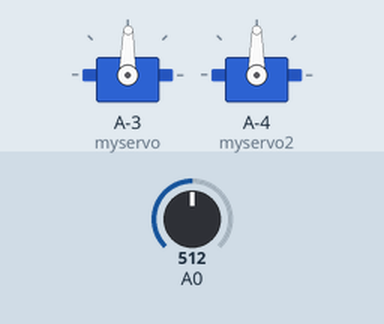
This sketch was run on a simulated ATtiny85, built with avr-gcc and run on an emulated ATtiny85. Parts: 2 × servo. The inputs (shaded band) are chosen by the test bench; at power-on: A0 = 512.

Above: at 2.2 s.
2.3 s: A0 set to 716
At 2.6 s:
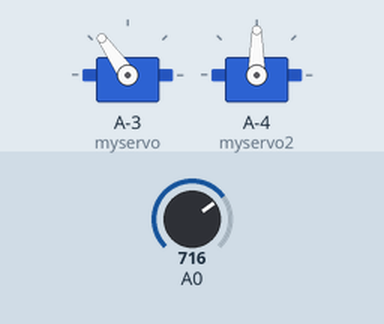
3.8 s: A0 set to 900
At 4.8 s:
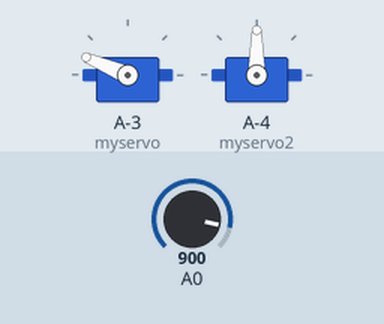
5.3 s: A0 set to 1023
At 5.8 s:
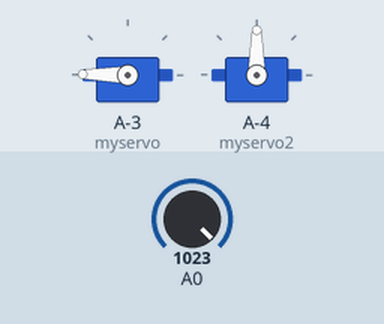
6.8 s: A0 set to 306
At 8.0 s:
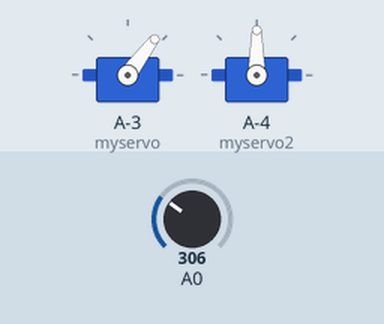
8.3 s: A0 set to 169
At 9.5 s:
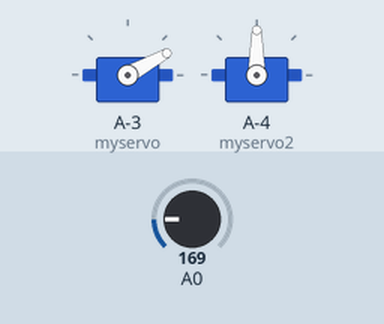
9.8 s: A0 set to 511
At 10.7 s:
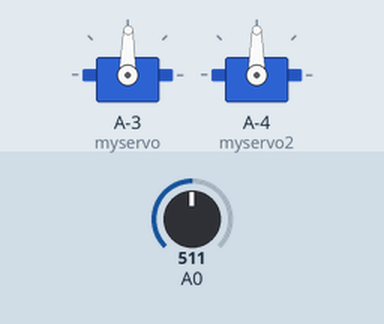
Timing chart, 0 to 12.3 s (numbered marks = the images above; inputs shaded):
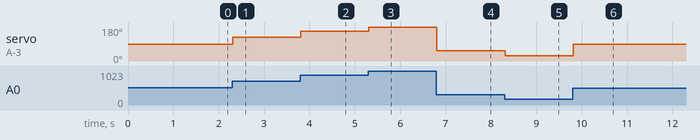

Measured:
- after the input at 2.3 s, servo on A-3 (myservo): 89° → 125° at once
- after the input at 3.8 s, servo on A-3 (myservo): 125° → 157° at once
- after the input at 5.3 s, servo on A-3 (myservo): 157° → 179° at once
- after the input at 6.8 s, servo on A-3 (myservo): 179° → 53° at once
- after the input at 8.3 s, servo on A-3 (myservo): 53° → 29° at once
- after the input at 9.8 s, servo on A-3 (myservo): 29° → 89° at once

The sketch:

SerialServo.pde
```cpp
#include <SoftwareServo.h>
SoftwareServo myservo;
SoftwareServo myservo2;// cria o objeto servo para controlar um servo
int val;    // variavel para ler o valor do pino analógico
void setup()
{
  myservo.attach(11);  // atribui o servo no pino 5 para o objeto servo
  myservo2.attach(10);

 pinMode(12, OUTPUT);
   digitalWrite(13,255);
  delay(1000);

   digitalWrite(13,0);
  digitalWrite(12,255);
}
int pos = 0;
void loop()
{
  int valq = analogRead(0); // lê o valor do potenciômetro (valor entre 0 e 1023)
  valq = map(valq, 0, 1023, 0, 179); // escala os valores para serem usado com o servo (valores entre 0 e 180)

    myservo.write(valq); // seta a posição do servo de acordo com o valor da escala
    delay(15);

  if (analogRead(4) > 100)
  {
    pos = pos+2;
    if (pos > 179){ pos = 179;}
    myservo2.write(pos);
    delay(15);
 }else if(analogRead(5) > 100){
    pos = pos-2;
    if (pos < 0){ pos = 0;}
    myservo2.write(pos);
    delay(15);
    //Serial.print(analogRead(2));
 //    Serial.print('-');
 //   Serial.println(pos);
}


  SoftwareServo::refresh();
}
```
